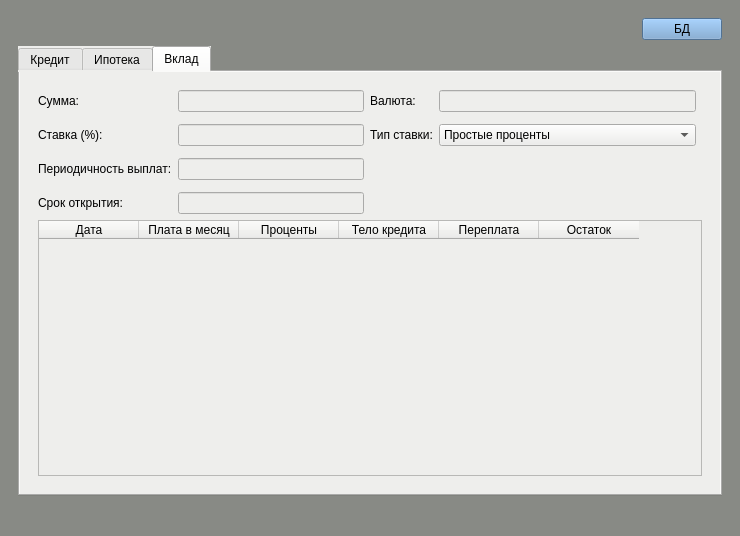
<?xml version="1.0" encoding="UTF-8"?>
<ui version="4.0">
 <class>MainWindow</class>
 <widget class="QMainWindow" name="MainWindow">
  <property name="geometry">
   <rect>
    <x>0</x>
    <y>0</y>
    <width>740</width>
    <height>536</height>
   </rect>
  </property>
  <property name="windowTitle">
   <string>MainWindow</string>
  </property>
  <property name="styleSheet">
   <string notr="true">font: 25 10pt &quot;Ubuntu&quot;;
background-color: rgb(136, 138, 133);
</string>
  </property>
  <widget class="QWidget" name="centralwidget">
   <layout class="QGridLayout" name="gridLayout">
    <item row="1" column="0">
     <widget class="QStackedWidget" name="stackedWidget">
      <property name="currentIndex">
       <number>0</number>
      </property>
      <widget class="QWidget" name="calculator">
       <layout class="QGridLayout" name="gridLayout_7">
        <item row="1" column="0">
         <widget class="QTabWidget" name="tabWidget">
          <property name="styleSheet">
           <string notr="true">background-color: rgb(238, 238, 236);
selection-background-color: rgb(239, 41, 41)</string>
          </property>
          <property name="currentIndex">
           <number>2</number>
          </property>
          <widget class="QWidget" name="credittab">
           <attribute name="title">
            <string>Кредит</string>
           </attribute>
           <layout class="QGridLayout" name="gridLayout_3">
            <item row="0" column="1">
             <widget class="QWidget" name="credit" native="true">
              <layout class="QGridLayout" name="gridLayout_2">
               <item row="3" column="0" colspan="4">
                <widget class="QTableWidget" name="creditTable">
                 <property name="sizePolicy">
                  <sizepolicy hsizetype="Expanding" vsizetype="Expanding">
                   <horstretch>0</horstretch>
                   <verstretch>0</verstretch>
                  </sizepolicy>
                 </property>
                 <property name="styleSheet">
                  <string notr="true"/>
                 </property>
                 <column>
                  <property name="text">
                   <string>Дата</string>
                  </property>
                 </column>
                 <column>
                  <property name="text">
                   <string>Плата в месяц</string>
                  </property>
                 </column>
                 <column>
                  <property name="text">
                   <string>Проценты</string>
                  </property>
                 </column>
                 <column>
                  <property name="text">
                   <string>Тело кредита</string>
                  </property>
                 </column>
                 <column>
                  <property name="text">
                   <string>Переплата</string>
                  </property>
                 </column>
                 <column>
                  <property name="text">
                   <string>Остаток</string>
                  </property>
                 </column>
                </widget>
               </item>
               <item row="0" column="0">
                <layout class="QFormLayout" name="creditHorizontalLayout_2">
                 <property name="verticalSpacing">
                  <number>12</number>
                 </property>
                 <item row="0" column="0">
                  <widget class="QLabel" name="creditSumlabel">
                   <property name="text">
                    <string>Сумма:</string>
                   </property>
                  </widget>
                 </item>
                 <item row="0" column="1">
                  <widget class="QLineEdit" name="creditSum"/>
                 </item>
                 <item row="1" column="0">
                  <widget class="QLabel" name="creditPercentlabel">
                   <property name="text">
                    <string>Годовая ставка (%):</string>
                   </property>
                  </widget>
                 </item>
                 <item row="1" column="1">
                  <widget class="QLineEdit" name="creditPercent"/>
                 </item>
                 <item row="3" column="0">
                  <widget class="QLabel" name="creditTimelabel">
                   <property name="text">
                    <string>Срок (месяцев):</string>
                   </property>
                  </widget>
                 </item>
                 <item row="2" column="1">
                  <widget class="QDateEdit" name="creditDate"/>
                 </item>
                 <item row="2" column="0">
                  <widget class="QLabel" name="creditDatelabel">
                   <property name="text">
                    <string>Дата выдачи:</string>
                   </property>
                  </widget>
                 </item>
                 <item row="3" column="1">
                  <widget class="QSpinBox" name="creditTime"/>
                 </item>
                </layout>
               </item>
               <item row="1" column="3">
                <spacer name="horizontalSpacer_3">
                 <property name="orientation">
                  <enum>Qt::Horizontal</enum>
                 </property>
                 <property name="sizeType">
                  <enum>QSizePolicy::Minimum</enum>
                 </property>
                 <property name="sizeHint" stdset="0">
                  <size>
                   <width>60</width>
                   <height>20</height>
                  </size>
                 </property>
                </spacer>
               </item>
               <item row="1" column="0" colspan="2">
                <spacer name="horizontalSpacer">
                 <property name="orientation">
                  <enum>Qt::Horizontal</enum>
                 </property>
                 <property name="sizeType">
                  <enum>QSizePolicy::Minimum</enum>
                 </property>
                 <property name="sizeHint" stdset="0">
                  <size>
                   <width>20</width>
                   <height>40</height>
                  </size>
                 </property>
                </spacer>
               </item>
               <item row="1" column="2">
                <widget class="QPushButton" name="creditCountButton">
                 <property name="sizePolicy">
                  <sizepolicy hsizetype="Fixed" vsizetype="Fixed">
                   <horstretch>0</horstretch>
                   <verstretch>0</verstretch>
                  </sizepolicy>
                 </property>
                 <property name="styleSheet">
                  <string notr="true">background-color: rgb(138, 226, 52);</string>
                 </property>
                 <property name="text">
                  <string>Рассчитать</string>
                 </property>
                </widget>
               </item>
              </layout>
             </widget>
            </item>
           </layout>
          </widget>
          <widget class="QWidget" name="hypothectab">
           <attribute name="title">
            <string>Ипотека</string>
           </attribute>
           <layout class="QGridLayout" name="gridLayout_5">
            <item row="0" column="0">
             <widget class="QWidget" name="hypothec" native="true">
              <layout class="QGridLayout" name="gridLayout_4">
               <item row="1" column="0" rowspan="2" colspan="3">
                <layout class="QGridLayout" name="gridLayout_10">
                 <item row="0" column="1">
                  <widget class="QPushButton" name="hypothecCountButton">
                   <property name="styleSheet">
                    <string notr="true">background-color: rgb(138, 226, 52);</string>
                   </property>
                   <property name="text">
                    <string>Рассчитать</string>
                   </property>
                  </widget>
                 </item>
                 <item row="0" column="0">
                  <spacer name="horizontalSpacer_2">
                   <property name="orientation">
                    <enum>Qt::Horizontal</enum>
                   </property>
                   <property name="sizeHint" stdset="0">
                    <size>
                     <width>40</width>
                     <height>40</height>
                    </size>
                   </property>
                  </spacer>
                 </item>
                 <item row="0" column="2">
                  <spacer name="horizontalSpacer_4">
                   <property name="orientation">
                    <enum>Qt::Horizontal</enum>
                   </property>
                   <property name="sizeType">
                    <enum>QSizePolicy::Minimum</enum>
                   </property>
                   <property name="sizeHint" stdset="0">
                    <size>
                     <width>60</width>
                     <height>20</height>
                    </size>
                   </property>
                  </spacer>
                 </item>
                </layout>
               </item>
               <item row="0" column="1" colspan="2">
                <layout class="QFormLayout" name="hypothecHorizontalLayout_8">
                 <property name="verticalSpacing">
                  <number>12</number>
                 </property>
                 <item row="0" column="0">
                  <widget class="QLabel" name="hypothecDatelabel">
                   <property name="text">
                    <string>Дата выдачи:</string>
                   </property>
                  </widget>
                 </item>
                 <item row="0" column="1">
                  <widget class="QDateEdit" name="hypothecDate"/>
                 </item>
                </layout>
               </item>
               <item row="0" column="0">
                <layout class="QFormLayout" name="hypothecHorizontalLayout_4">
                 <property name="verticalSpacing">
                  <number>12</number>
                 </property>
                 <item row="0" column="0">
                  <widget class="QLabel" name="hypothecSumlabel">
                   <property name="text">
                    <string>Сумма:</string>
                   </property>
                  </widget>
                 </item>
                 <item row="0" column="1">
                  <widget class="QLineEdit" name="hypothecSum"/>
                 </item>
                 <item row="1" column="0">
                  <widget class="QLabel" name="hypothecFirstPaymentlabel">
                   <property name="text">
                    <string>Первоначальный взнос:</string>
                   </property>
                  </widget>
                 </item>
                 <item row="1" column="1">
                  <widget class="QLineEdit" name="hypothecFirstPayment"/>
                 </item>
                 <item row="2" column="0">
                  <widget class="QLabel" name="hypothecTimelabel">
                   <property name="text">
                    <string>Срок (лет):</string>
                   </property>
                  </widget>
                 </item>
                 <item row="2" column="1">
                  <widget class="QSpinBox" name="hypothecTime"/>
                 </item>
                 <item row="3" column="0">
                  <widget class="QLabel" name="hypothecPercentlabel">
                   <property name="text">
                    <string>Годовая ставка (%):</string>
                   </property>
                  </widget>
                 </item>
                 <item row="3" column="1">
                  <widget class="QLineEdit" name="hypothecPercent"/>
                 </item>
                </layout>
               </item>
               <item row="3" column="0" colspan="3">
                <widget class="QTableWidget" name="hypothecTable">
                 <property name="sizePolicy">
                  <sizepolicy hsizetype="Expanding" vsizetype="Expanding">
                   <horstretch>0</horstretch>
                   <verstretch>0</verstretch>
                  </sizepolicy>
                 </property>
                 <property name="styleSheet">
                  <string notr="true"/>
                 </property>
                 <column>
                  <property name="text">
                   <string>Дата</string>
                  </property>
                 </column>
                 <column>
                  <property name="text">
                   <string>Плата в месяц</string>
                  </property>
                 </column>
                 <column>
                  <property name="text">
                   <string>Проценты</string>
                  </property>
                 </column>
                 <column>
                  <property name="text">
                   <string>Тело ипотеки</string>
                  </property>
                 </column>
                 <column>
                  <property name="text">
                   <string>Переплата</string>
                  </property>
                 </column>
                 <column>
                  <property name="text">
                   <string>Остаток</string>
                  </property>
                 </column>
                </widget>
               </item>
              </layout>
             </widget>
            </item>
           </layout>
          </widget>
          <widget class="QWidget" name="deposittab">
           <attribute name="title">
            <string>Вклад</string>
           </attribute>
           <layout class="QGridLayout" name="gridLayout_8">
            <item row="0" column="0">
             <widget class="QWidget" name="credit_3" native="true">
              <layout class="QGridLayout" name="gridLayout_6">
               <item row="1" column="0" colspan="3">
                <widget class="QTableWidget" name="depositTable">
                 <property name="sizePolicy">
                  <sizepolicy hsizetype="Expanding" vsizetype="Expanding">
                   <horstretch>0</horstretch>
                   <verstretch>0</verstretch>
                  </sizepolicy>
                 </property>
                 <property name="styleSheet">
                  <string notr="true"/>
                 </property>
                 <column>
                  <property name="text">
                   <string>Дата</string>
                  </property>
                 </column>
                 <column>
                  <property name="text">
                   <string>Плата в месяц</string>
                  </property>
                 </column>
                 <column>
                  <property name="text">
                   <string>Проценты</string>
                  </property>
                 </column>
                 <column>
                  <property name="text">
                   <string>Тело кредита</string>
                  </property>
                 </column>
                 <column>
                  <property name="text">
                   <string>Переплата</string>
                  </property>
                 </column>
                 <column>
                  <property name="text">
                   <string>Остаток</string>
                  </property>
                 </column>
                </widget>
               </item>
               <item row="0" column="1">
                <layout class="QFormLayout" name="creditHorizontalLayout_6">
                 <property name="verticalSpacing">
                  <number>12</number>
                 </property>
                 <item row="0" column="0">
                  <widget class="QLabel" name="label_16">
                   <property name="text">
                    <string>Валюта:</string>
                   </property>
                  </widget>
                 </item>
                 <item row="0" column="1">
                  <widget class="QLineEdit" name="lineEdit_19"/>
                 </item>
                 <item row="1" column="0">
                  <widget class="QLabel" name="label_17">
                   <property name="text">
                    <string>Тип ставки:</string>
                   </property>
                  </widget>
                 </item>
                 <item row="1" column="1">
                  <widget class="QComboBox" name="comboBox">
                   <item>
                    <property name="text">
                     <string>Простые проценты</string>
                    </property>
                   </item>
                   <item>
                    <property name="text">
                     <string>Ежедневная капитализация</string>
                    </property>
                   </item>
                   <item>
                    <property name="text">
                     <string>Ежемесячная капитализация</string>
                    </property>
                   </item>
                   <item>
                    <property name="text">
                     <string>Ежеквартальная капиталция</string>
                    </property>
                   </item>
                  </widget>
                 </item>
                </layout>
               </item>
               <item row="0" column="0">
                <layout class="QFormLayout" name="creditHorizontalLayout_7">
                 <property name="verticalSpacing">
                  <number>12</number>
                 </property>
                 <item row="0" column="0">
                  <widget class="QLabel" name="depositSumlabel">
                   <property name="text">
                    <string>Сумма:</string>
                   </property>
                  </widget>
                 </item>
                 <item row="0" column="1">
                  <widget class="QLineEdit" name="depositSum"/>
                 </item>
                 <item row="1" column="0">
                  <widget class="QLabel" name="depositPercentlabel">
                   <property name="text">
                    <string>Ставка (%):</string>
                   </property>
                  </widget>
                 </item>
                 <item row="1" column="1">
                  <widget class="QLineEdit" name="depositPercent"/>
                 </item>
                 <item row="2" column="0">
                  <widget class="QLabel" name="depositFrequencylabel">
                   <property name="text">
                    <string>Периодичность выплат:</string>
                   </property>
                  </widget>
                 </item>
                 <item row="2" column="1">
                  <widget class="QLineEdit" name="depositFrequency"/>
                 </item>
                 <item row="3" column="0">
                  <widget class="QLabel" name="depositDatelabel">
                   <property name="text">
                    <string>Срок открытия:</string>
                   </property>
                  </widget>
                 </item>
                 <item row="3" column="1">
                  <widget class="QLineEdit" name="depositDate"/>
                 </item>
                </layout>
               </item>
              </layout>
             </widget>
            </item>
           </layout>
          </widget>
         </widget>
        </item>
        <item row="0" column="0">
         <layout class="QGridLayout" name="select_2">
          <property name="sizeConstraint">
           <enum>QLayout::SetDefaultConstraint</enum>
          </property>
          <property name="topMargin">
           <number>0</number>
          </property>
          <property name="verticalSpacing">
           <number>6</number>
          </property>
          <item row="0" column="0">
           <spacer name="horizontalSpacer_6">
            <property name="orientation">
             <enum>Qt::Horizontal</enum>
            </property>
            <property name="sizeType">
             <enum>QSizePolicy::Expanding</enum>
            </property>
            <property name="sizeHint" stdset="0">
             <size>
              <width>550</width>
              <height>20</height>
             </size>
            </property>
           </spacer>
          </item>
          <item row="0" column="1" colspan="2">
           <widget class="QPushButton" name="databaseButton">
            <property name="sizePolicy">
             <sizepolicy hsizetype="Fixed" vsizetype="Fixed">
              <horstretch>0</horstretch>
              <verstretch>0</verstretch>
             </sizepolicy>
            </property>
            <property name="styleSheet">
             <string notr="true">background-color: rgb(114, 159, 207);</string>
            </property>
            <property name="text">
             <string>БД</string>
            </property>
           </widget>
          </item>
         </layout>
        </item>
       </layout>
      </widget>
      <widget class="QWidget" name="database">
       <layout class="QGridLayout" name="gridLayout_9">
        <item row="0" column="2">
         <widget class="QPushButton" name="calculatorButton">
          <property name="styleSheet">
           <string notr="true">background-color: rgb(239, 41, 41);</string>
          </property>
          <property name="text">
           <string>Калькулятор</string>
          </property>
         </widget>
        </item>
        <item row="1" column="1" colspan="2">
         <widget class="QGroupBox" name="groupBox">
          <property name="styleSheet">
           <string notr="true">background-color: rgb(238, 238, 236);
selection-background-color: rgb(114, 159, 207)</string>
          </property>
          <property name="title">
           <string/>
          </property>
          <layout class="QGridLayout" name="gridLayout_18">
           <item row="3" column="0">
            <widget class="QLabel" name="label_15">
             <property name="text">
              <string>Идентификатор:</string>
             </property>
            </widget>
           </item>
           <item row="0" column="0">
            <widget class="QLabel" name="label">
             <property name="text">
              <string>Фамилия:</string>
             </property>
            </widget>
           </item>
           <item row="2" column="0">
            <widget class="QLabel" name="label_14">
             <property name="text">
              <string>Отчество (при наличии):</string>
             </property>
            </widget>
           </item>
           <item row="1" column="0">
            <widget class="QLabel" name="label_13">
             <property name="text">
              <string>Имя:</string>
             </property>
            </widget>
           </item>
           <item row="4" column="1">
            <spacer name="verticalSpacer_4">
             <property name="orientation">
              <enum>Qt::Vertical</enum>
             </property>
             <property name="sizeType">
              <enum>QSizePolicy::Minimum</enum>
             </property>
             <property name="sizeHint" stdset="0">
              <size>
               <width>10</width>
               <height>30</height>
              </size>
             </property>
            </spacer>
           </item>
           <item row="5" column="0" colspan="5">
            <widget class="QListWidget" name="databaseList">
             <item>
              <property name="text">
               <string>Новый элемент</string>
              </property>
             </item>
             <item>
              <property name="text">
               <string>Новый элемент</string>
              </property>
             </item>
             <item>
              <property name="text">
               <string>Новый элемент</string>
              </property>
             </item>
             <item>
              <property name="text">
               <string>Новый элемент</string>
              </property>
             </item>
             <item>
              <property name="text">
               <string>Новый элемент</string>
              </property>
             </item>
             <item>
              <property name="text">
               <string>Новый элемент</string>
              </property>
             </item>
            </widget>
           </item>
           <item row="0" column="1">
            <widget class="QLineEdit" name="second_nameEdit"/>
           </item>
           <item row="1" column="1">
            <widget class="QLineEdit" name="lineEdit_10"/>
           </item>
           <item row="3" column="1">
            <widget class="QLineEdit" name="lineEdit_11"/>
           </item>
           <item row="2" column="1">
            <widget class="QLineEdit" name="lineEdit_9"/>
           </item>
           <item row="4" column="4">
            <widget class="QPushButton" name="searchButton">
             <property name="styleSheet">
              <string notr="true">background-color: rgb(173, 127, 168);</string>
             </property>
             <property name="text">
              <string>Искать</string>
             </property>
            </widget>
           </item>
           <item row="4" column="3">
            <spacer name="horizontalSpacer_15">
             <property name="orientation">
              <enum>Qt::Horizontal</enum>
             </property>
             <property name="sizeHint" stdset="0">
              <size>
               <width>40</width>
               <height>20</height>
              </size>
             </property>
            </spacer>
           </item>
          </layout>
         </widget>
        </item>
        <item row="0" column="1">
         <spacer name="horizontalSpacer_5">
          <property name="orientation">
           <enum>Qt::Horizontal</enum>
          </property>
          <property name="sizeHint" stdset="0">
           <size>
            <width>40</width>
            <height>20</height>
           </size>
          </property>
         </spacer>
        </item>
       </layout>
      </widget>
     </widget>
    </item>
   </layout>
  </widget>
  <widget class="QMenuBar" name="menubar">
   <property name="geometry">
    <rect>
     <x>0</x>
     <y>0</y>
     <width>740</width>
     <height>21</height>
    </rect>
   </property>
  </widget>
  <widget class="QStatusBar" name="statusbar"/>
 </widget>
 <resources/>
 <connections/>
</ui>
